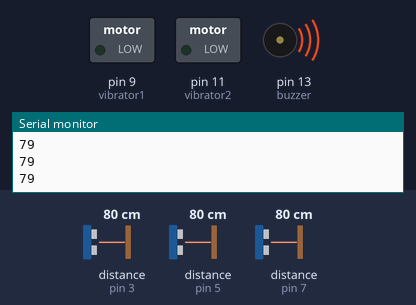
Recording of a sketch running on a simulated Arduino Uno, built with avr-gcc and run on an emulated ATmega328P. On the bench: switched loads named in the sketch (green lamp = pin HIGH), buzzer (waves = sounding, pin HIGH), the last lines printed to the serial monitor. Wiring (inferred from the names in the program): 3 × ultrasonic range finder: trigger pin 2, echo pin 3 / trigger pin 4, echo pin 5 / trigger pin 6, echo pin 7. The test bench sets the inputs (shaded band); at power-on: distance to the obstacle (sensors on pin 3, pin 5, pin 7) 80 cm. The echo pulse lasts 58.3 µs per cm; pins used as bus, display or sensor lines are not drawn.

Above: at 1.4 s.
1.5 s: distance to the obstacle (sensor on pin 3) set to 97 cm
3.1 s: distance to the obstacle (sensor on pin 3) set to 106 cm
At 4.2 s:
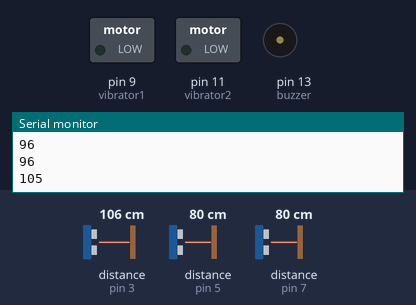
6.4 s: distance to the obstacle (sensor on pin 5) set to 74 cm
9.7 s: distance to the obstacle (sensor on pin 5) set to 68 cm
At 10.7 s:
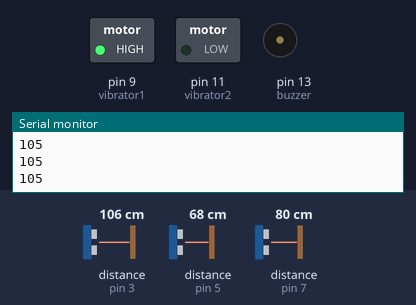
13.0 s: distance to the obstacle (sensor on pin 7) set to 75 cm
16.3 s: distance to the obstacle (sensor on pin 7) set to 68 cm
At 17.0 s:
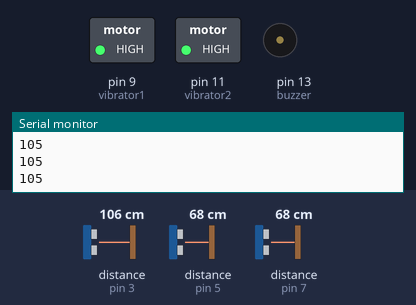
Timing chart, 0 to 20.6 s (numbered marks = the images above; inputs shaded):
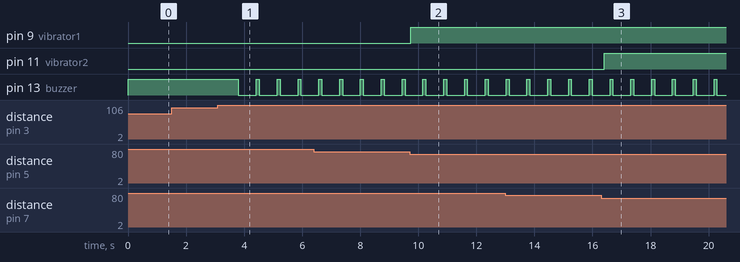

The sketch:

code.ino
```cpp
  #define trigPin1 2
#define echoPin1 3

#define trigPin2 4
#define echoPin2 5

#define trigPin3 6
#define echoPin3 7

#define vibrator1 9
#define vibrator2 11
#define buzzer 13


void setup()
{
pinMode(trigPin1, OUTPUT);

pinMode(echoPin1, INPUT);

pinMode(trigPin2, OUTPUT);

pinMode(echoPin2, INPUT);

pinMode(trigPin3, OUTPUT);

pinMode(echoPin3, INPUT);

pinMode(vibrator1, OUTPUT);
pinMode(vibrator2, OUTPUT);
pinMode(buzzer, OUTPUT);

Serial.begin(9600);


}

void loop()

{

long duration, distance;

digitalWrite(trigPin1, LOW);

delayMicroseconds(2);

digitalWrite(trigPin1, HIGH);

delayMicroseconds(1);

digitalWrite(trigPin1, LOW);

duration = pulseIn(echoPin1, HIGH);

distance = (duration/2) / 29.1; //29.1 = 1/0.034   the duration is actually returned in microseconds.

if(distance>=4 && distance < 100) //old value >=10

{
digitalWrite(buzzer,HIGH);
Serial.println(distance);

}
else if(distance >=100 && distance <170) //oldvaluse <150

{
//delay(200);
digitalWrite(buzzer,HIGH);
delay(100);
Serial.println(distance);

digitalWrite(buzzer,LOW);

}
else if (distance>=178) //oldvalues 160
{
  digitalWrite(buzzer,LOW);
  Serial.println(distance);

  //delay(200);
}
 delay(200);


digitalWrite(trigPin2, LOW);

delayMicroseconds(2);

digitalWrite(trigPin2, HIGH);

delayMicroseconds(1);

digitalWrite(trigPin2, LOW);

duration = pulseIn(echoPin2, HIGH);

distance = (duration/2) / 29.1;

if (distance < 70)

{

digitalWrite(vibrator1,HIGH);
//Serial.println(distance);

}
else

{

digitalWrite(vibrator1,LOW);


} delay(200);


digitalWrite(trigPin3, LOW);

delayMicroseconds(2);

digitalWrite(trigPin3, HIGH);

delayMicroseconds(2);

digitalWrite(trigPin3, LOW);

duration = pulseIn(echoPin3, HIGH);

distance = (duration/2) / 29.1;

if (distance < 70)

{

digitalWrite(vibrator2,HIGH);
//Serial.println(distance);

} else

{

digitalWrite(vibrator2,LOW);


} delay(200);

}
```

Measured:
- the behaviour switches between 100 and 101 cm on distance to the obstacle (sensor on pin 3) (found by bisection; images 0 and 1)
- the behaviour switches between 71 and 70 cm on distance to the obstacle (sensor on pin 5) (found by bisection; images 1 and 2)
- the behaviour switches between 71 and 70 cm on distance to the obstacle (sensor on pin 7) (found by bisection; images 2 and 3)
- after the input at 3.1 s, pin 13 (buzzer): alternates HIGH for 0.10 s and LOW for 0.62 s, starting after 0.70 s
- after the input at 9.7 s, pin 9 (vibrator1): LOW → HIGH after 0.05 s
- after the input at 16.3 s, pin 11 (vibrator2): LOW → HIGH after 0.10 s
